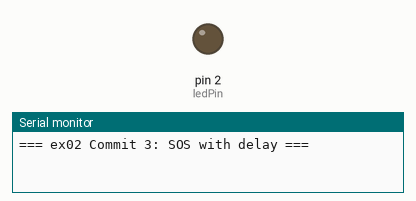
Recording of a sketch running on a simulated Arduino Uno, built with avr-gcc and run on an emulated ATmega328P. Parts: output pins drawn as LEDs (lit = HIGH), the last lines printed to the serial monitor.

Above: at 1.3 s.
At 9.8 s:
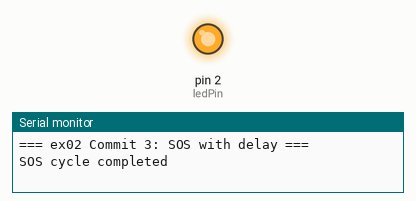
Timing chart, 0 to 10.1 s (numbered marks = the images above):
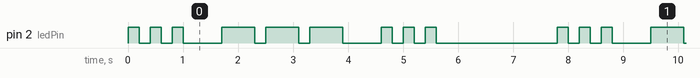

Measured:
- by itself, pin 2 (ledPin): repeats every 7.8 s: 2 × (LOW 0.20 s, HIGH 0.20 s), LOW 0.70 s, 2 × (HIGH 0.60 s, LOW 0.20 s), HIGH 0.60 s, LOW 0.70 s, 2 × (HIGH 0.20 s, LOW 0.20 s), HIGH 0.20 s, LOW 2.2 s, HIGH 0.20 s
- by itself, everything shown: repeats every 7.8 s, in 18 steps

The sketch:

ex02.ino
```cpp
// ex02.ino - Commit 3: 使用delay()实现SOS求救信号

const int ledPin = 2;

void setup() {
  Serial.begin(115200);
  pinMode(ledPin, OUTPUT);
  Serial.println("=== ex02 Commit 3: SOS with delay ===");
}

void loop() {
  // S: 短闪3次
  for(int i = 0; i < 3; i++) {
    digitalWrite(ledPin, HIGH);
    delay(200);
    digitalWrite(ledPin, LOW);
    delay(200);
  }
  delay(500);  // 字母间隔

  // O: 长闪3次
  for(int i = 0; i < 3; i++) {
    digitalWrite(ledPin, HIGH);
    delay(600);
    digitalWrite(ledPin, LOW);
    delay(200);
  }
  delay(500);  // 字母间隔

  // S: 短闪3次
  for(int i = 0; i < 3; i++) {
    digitalWrite(ledPin, HIGH);
    delay(200);
    digitalWrite(ledPin, LOW);
    delay(200);
  }
  delay(2000);  // 单词间隔

  Serial.println("SOS cycle completed");
}
```
